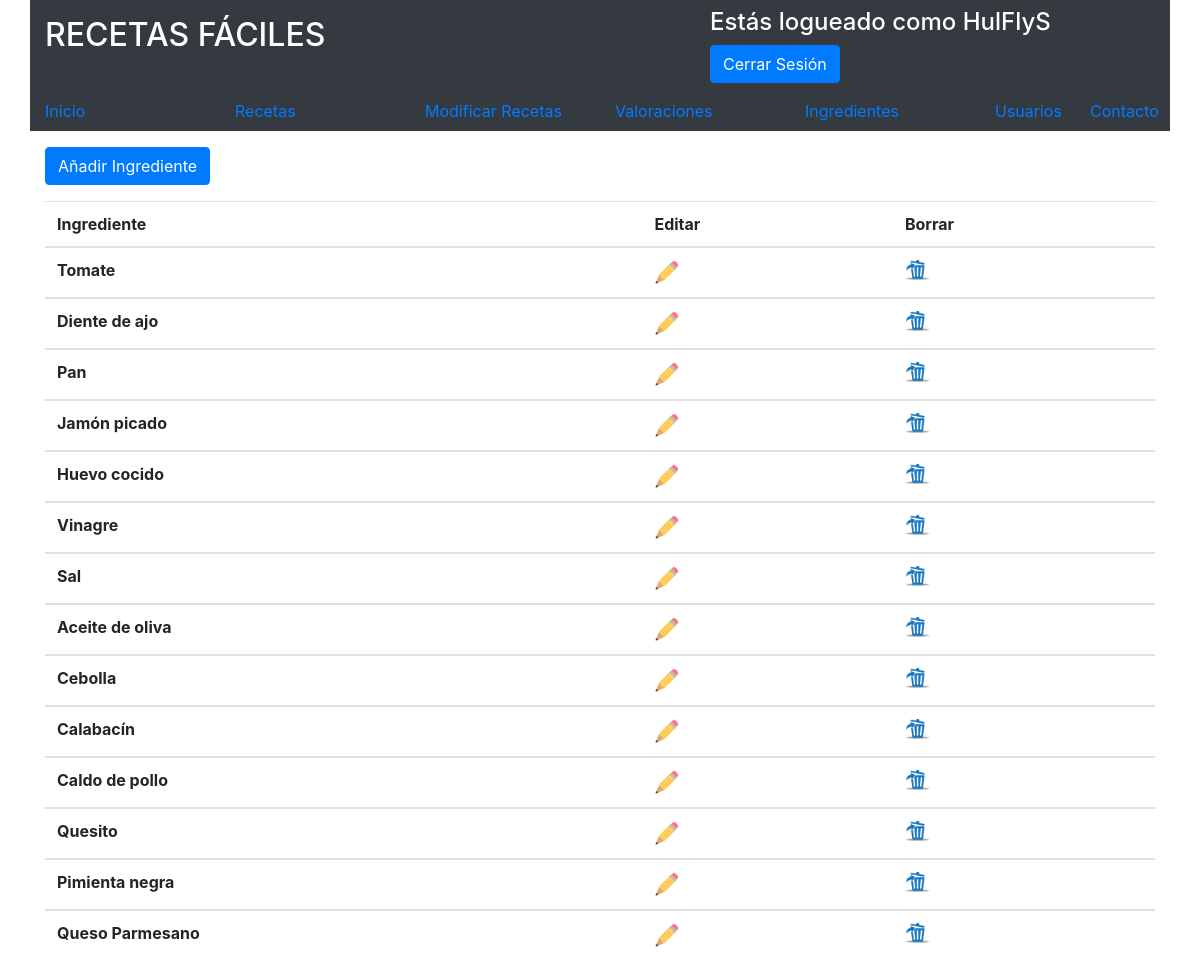
/codigo/ingredientes.php (signed in), run on an earlier commit of the app's database.
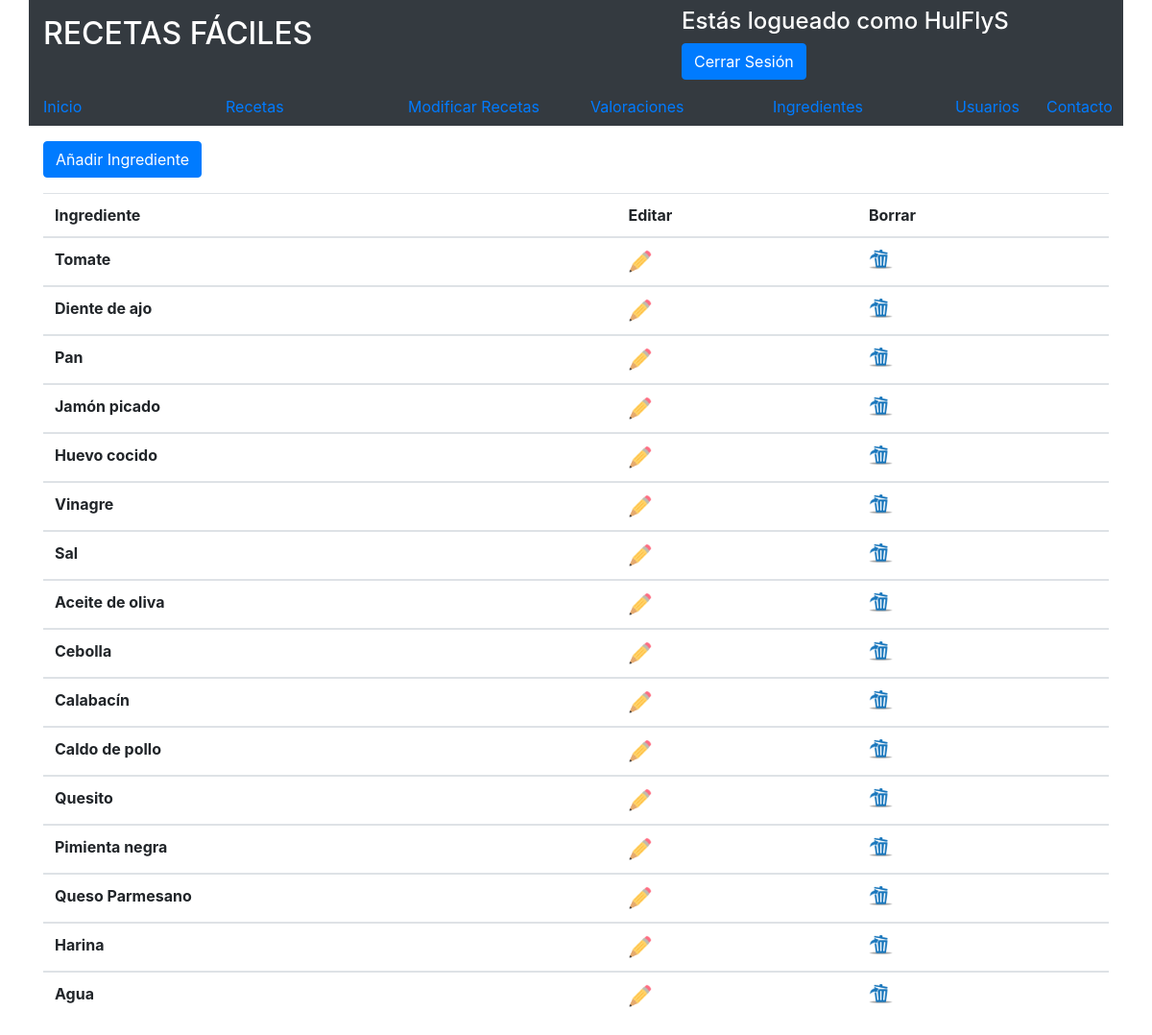
And on a later commit of the database.
### tables this page shows
CREATE TABLE `ingredientes` (
  `id_ingredientes` int(11) NOT NULL AUTO_INCREMENT,
  `nombre` varchar(50) DEFAULT NULL,
  PRIMARY KEY (`id_ingredientes`)
);

### codigo/ingredientes.php (the view, shortened to what this page needs)
<html lang="en">
  <head>
    <link rel="stylesheet" href="https://maxcdn.bootstrapcdn.com/bootstrap/4.0.0-beta.3/css/bootstrap.min.css">
  </head>
  <body>
    <?php if (isset($_SESSION["user"])&&($_SESSION["tipo"])=='admin' )  :?>
      <?php if (isset($_SESSION["user"])&&($_SESSION["tipo"])=='admin') {
                 include("../codigo/cabeceras/admin.php");
               }
            elseif (isset($_SESSION["user"])&&($_SESSION["tipo"])=='usuario')  {
                 include("../codigo/cabeceras/usuario.php");
             } else {
               include("../codigo/cabeceras/no_usuario.php");
             }
       ?>
     <?php
             $connection = new mysqli("localhost", "root", "Admin2015", "web",3316);
             $connection->set_charset("uft8");
               $consulta="SELECT * FROM ingredientes";
             if ($result = $connection->query($consulta)) {
             ?>
             <div class="container">
                 <table class="table">
                   <thead>
                     <tr>
                       <th scope="col">Ingrediente</th>
                       <th scope="col">Editar</th>
                       <th scope="col">Borrar</th>
                     </tr>
                   </thead>
              </div>
             <?php
                 echo "<a class='btn btn-primary mt-3 mb-3' href='añadir_ingredientes.php'>Añadir Ingrediente </a>";
                 while($obj = $result->fetch_object()) {
                     echo "<tbody>
                             <tr>
                             <th scope='row'>$obj->nombre</th>
                             <td><a href='editar_ingredientes.php?ing=$obj->id_ingredientes'><img class='img-responsive' width='25px' alt='Responsive image' src='../imagenes/lapiz.png'></a></td>
                             <td><a href='borrar_ingredientes.php?ing=$obj->id_ingredientes'><img class='img-responsive' width='25px' alt='Responsive image' src='../imagenes/papelera.png'></a></td>
                           </tr>
                           ";
                 }
                 echo "</tbody>";
             }
           ?>
   <?php else: ?>
     <h1>NO TIENES PERMISOS PARA ACCEDER AQUI</h1>
   <?php endif ?>
</body>

What changed in the data, as far as the page shows it:
added ingredientes: nombre "Harina"
added ingredientes: nombre "Agua"
